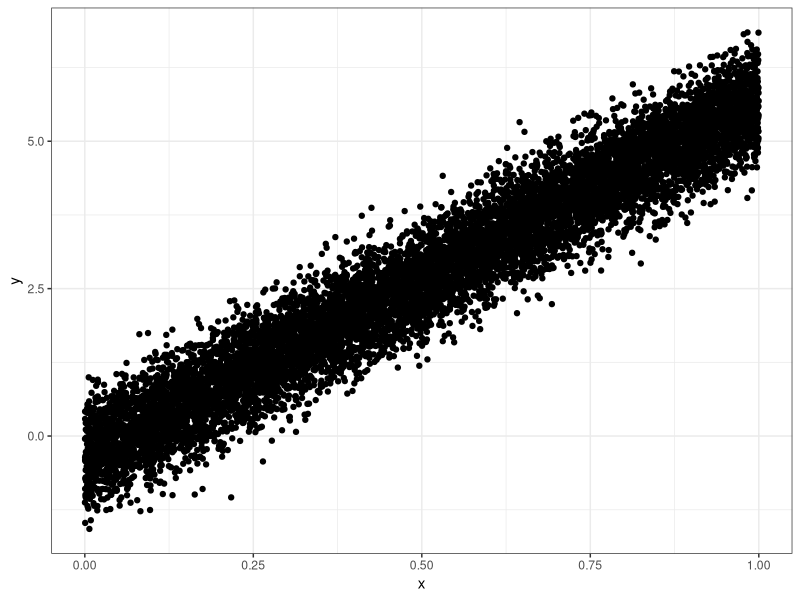
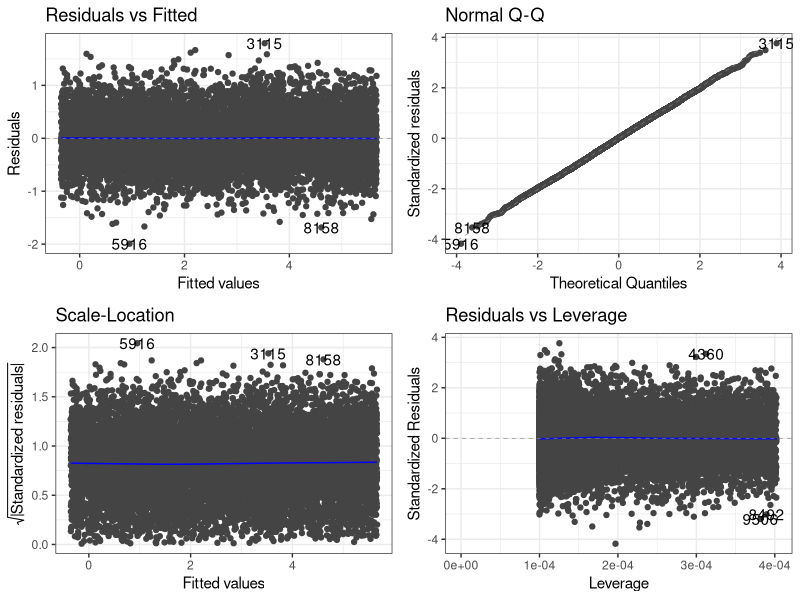
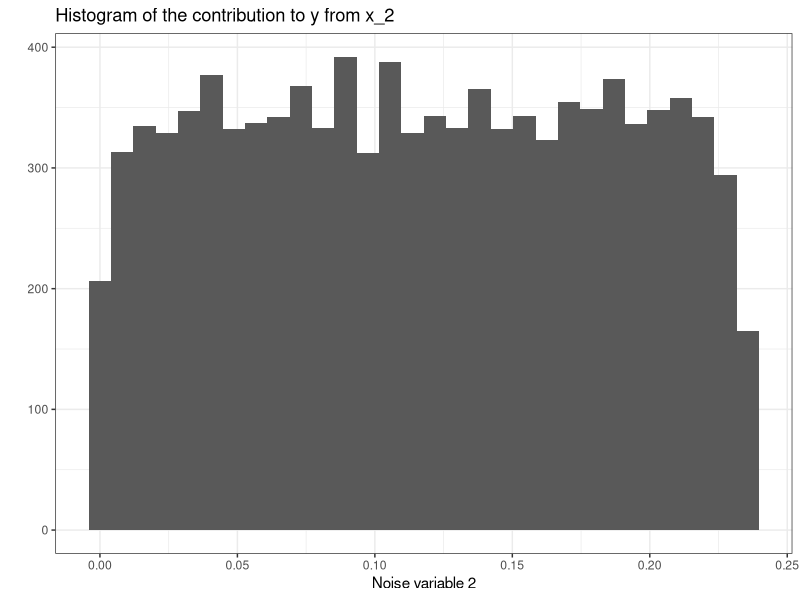
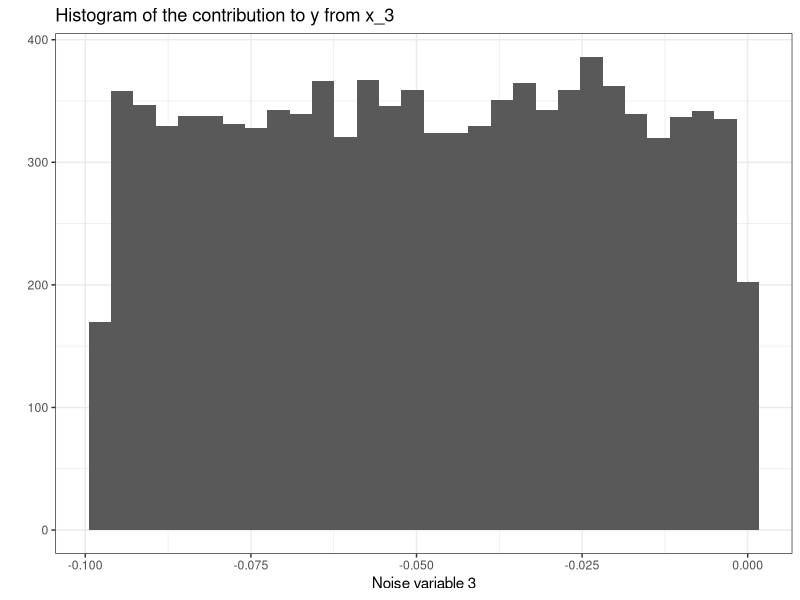
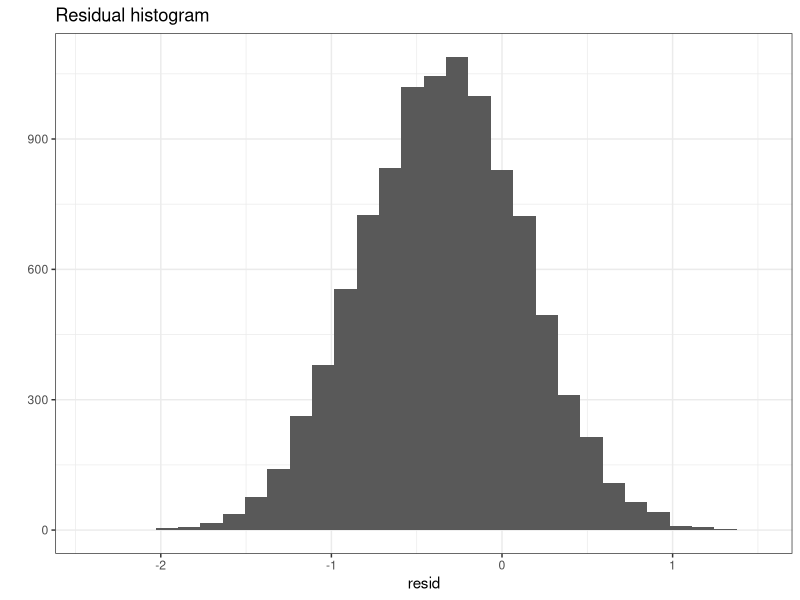
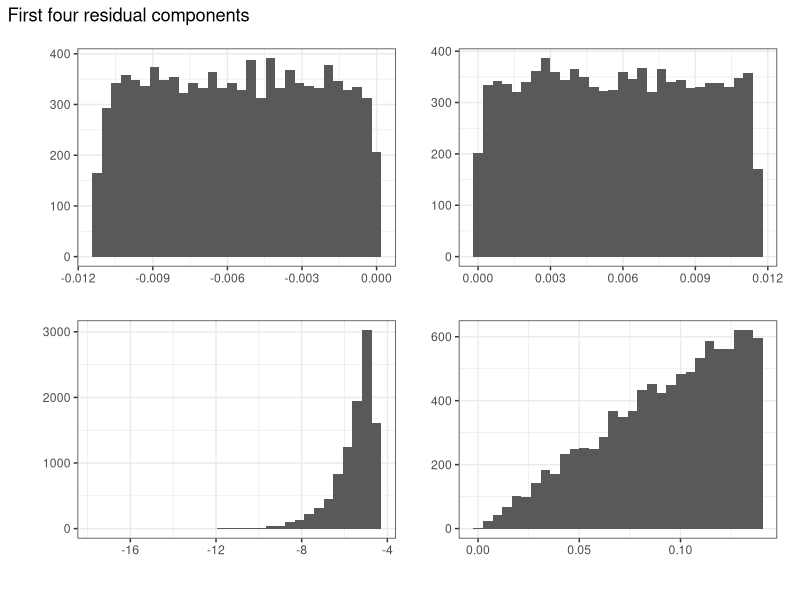
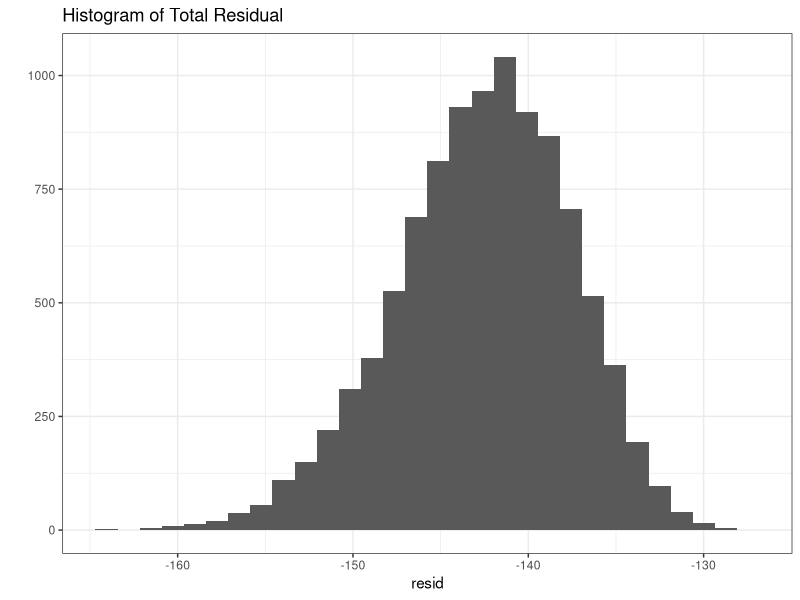
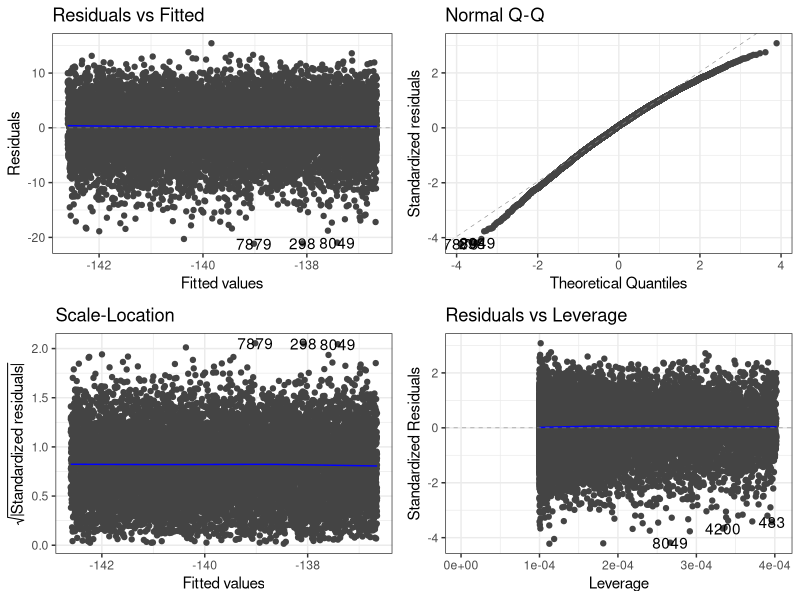

These charts were generated, in order, by the following R code:
## ---- chunk 1

library(ggfortify)
library(patchwork)
library(tidyverse)
theme_set(theme_bw())

knitr::opts_chunk$set(warning=FALSE, message=FALSE)

## ---- chunk 2
set.seed(100)
df <- as_tibble(matrix(runif(1000000), ncol = 100))
## ---- chunk 3
x <- df %>% pull(1)
## ---- chunk 4
noise_params <- runif(99, -0.3, 0.3)
y <- as.matrix(df) %*% c(6, noise_params)

## ---- chunk 5
qplot(x,y)
## ---- chunk 6
fit <- lm(y ~ x)
knitr::kable(broom::tidy(fit))
autoplot(fit)
## ---- chunk 7
qplot(x = pull(df, 2) * noise_params[2], xlab = 'Noise variable 2', main = 'Histogram of the contribution to y from x_2')
qplot(x = pull(df, 3) * noise_params[3], xlab = 'Noise variable 3', main = 'Histogram of the contribution to y from x_3')
## ---- chunk 8
resid <- as.matrix(dplyr::select(df, 2:100)) %*% noise_params
qplot(resid, main = 'Residual histogram')
## ---- chunk 9
y_base <- 6 * x
params <- runif(100, -0.03, 0.03)
functions <- c(function(.) sqrt(abs(.)), sin, tan, function(.) log(abs(.)))
functions <- rep(functions, times = 25)
## ---- chunk 10
wrap_elements((qplot(functions[[2]](params[2] * pull(df, 2)), xlab = '') + qplot(functions[[3]](params[3] * pull(df, 3)), xlab = '')) /
    (qplot(functions[[4]](params[4] * pull(df, 4)), xlab = '') + qplot(functions[[5]](params[5] * pull(df, 5)), xlab = ''))) + ggtitle('First four residual components')
## ---- chunk 11
resid <- rep(0, length(y))
for (i in 2:100) {
  resid <- resid + functions[[i]](pull(df, i) * params[i])
}

qplot(resid, main = 'Histogram of Total Residual')
y <- y_base + resid
## ---- chunk 12
fit <- lm(y ~ x)
knitr::kable(broom::tidy(fit))
autoplot(fit)
